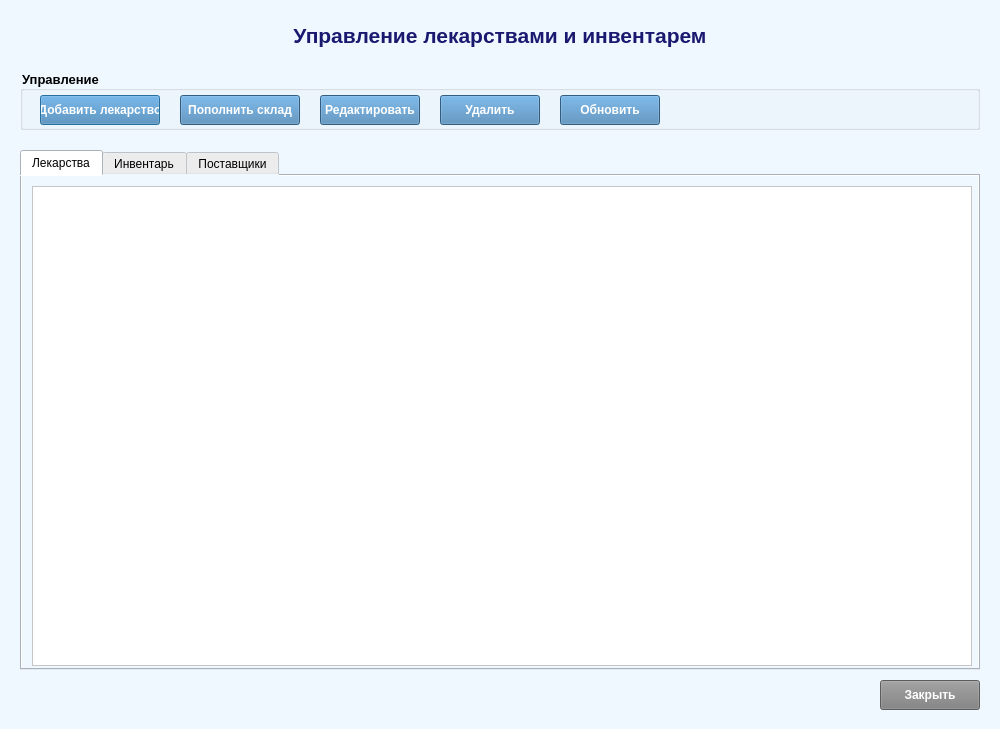
<?xml version="1.0" encoding="UTF-8"?>
<ui version="4.0">
 <class>ManageMedicinesDialog</class>
 <widget class="QDialog" name="ManageMedicinesDialog">
  <property name="geometry">
   <rect>
    <x>0</x>
    <y>0</y>
    <width>1000</width>
    <height>729</height>
   </rect>
  </property>
  <property name="windowTitle">
   <string>Управление лекарствами</string>
  </property>
  <property name="modal">
   <bool>true</bool>
  </property>
  <widget class="QWidget" name="centralwidget" native="true">
   <property name="geometry">
    <rect>
     <x>0</x>
     <y>0</y>
     <width>1001</width>
     <height>731</height>
    </rect>
   </property>
   <property name="styleSheet">
    <string notr="true">background-color: rgb(240, 248, 255);</string>
   </property>
   <widget class="QLabel" name="titleLabel">
    <property name="geometry">
     <rect>
      <x>20</x>
      <y>20</y>
      <width>960</width>
      <height>30</height>
     </rect>
    </property>
    <property name="font">
     <font>
      <pointsize>16</pointsize>
      <weight>75</weight>
      <bold>true</bold>
     </font>
    </property>
    <property name="styleSheet">
     <string notr="true">color: rgb(25, 25, 112);</string>
    </property>
    <property name="text">
     <string>Управление лекарствами и инвентарем</string>
    </property>
    <property name="alignment">
     <set>Qt::AlignCenter</set>
    </property>
   </widget>
   <widget class="QGroupBox" name="controlGroupBox">
    <property name="geometry">
     <rect>
      <x>20</x>
      <y>70</y>
      <width>960</width>
      <height>60</height>
     </rect>
    </property>
    <property name="font">
     <font>
      <pointsize>10</pointsize>
      <weight>75</weight>
      <bold>true</bold>
     </font>
    </property>
    <property name="title">
     <string>Управление</string>
    </property>
    <widget class="QPushButton" name="pushButton_add_medicine">
     <property name="geometry">
      <rect>
       <x>20</x>
       <y>25</y>
       <width>120</width>
       <height>30</height>
      </rect>
     </property>
     <property name="styleSheet">
      <string notr="true">background-color: rgb(70, 130, 180); color: white; font-weight: bold;</string>
     </property>
     <property name="text">
      <string>Добавить лекарство</string>
     </property>
    </widget>
    <widget class="QPushButton" name="pushButton_add_inventory">
     <property name="geometry">
      <rect>
       <x>160</x>
       <y>25</y>
       <width>120</width>
       <height>30</height>
      </rect>
     </property>
     <property name="styleSheet">
      <string notr="true">background-color: rgb(70, 130, 180); color: white; font-weight: bold;</string>
     </property>
     <property name="text">
      <string>Пополнить склад</string>
     </property>
    </widget>
    <widget class="QPushButton" name="pushButton_edit">
     <property name="geometry">
      <rect>
       <x>300</x>
       <y>25</y>
       <width>100</width>
       <height>30</height>
      </rect>
     </property>
     <property name="styleSheet">
      <string notr="true">background-color: rgb(70, 130, 180); color: white; font-weight: bold;</string>
     </property>
     <property name="text">
      <string>Редактировать</string>
     </property>
    </widget>
    <widget class="QPushButton" name="pushButton_delete">
     <property name="geometry">
      <rect>
       <x>420</x>
       <y>25</y>
       <width>100</width>
       <height>30</height>
      </rect>
     </property>
     <property name="styleSheet">
      <string notr="true">background-color: rgb(70, 130, 180); color: white; font-weight: bold;</string>
     </property>
     <property name="text">
      <string>Удалить</string>
     </property>
    </widget>
    <widget class="QPushButton" name="pushButton_refresh">
     <property name="geometry">
      <rect>
       <x>540</x>
       <y>25</y>
       <width>100</width>
       <height>30</height>
      </rect>
     </property>
     <property name="styleSheet">
      <string notr="true">background-color: rgb(70, 130, 180); color: white; font-weight: bold;</string>
     </property>
     <property name="text">
      <string>Обновить</string>
     </property>
    </widget>
   </widget>
   <widget class="QTabWidget" name="tabWidget">
    <property name="geometry">
     <rect>
      <x>20</x>
      <y>150</y>
      <width>960</width>
      <height>520</height>
     </rect>
    </property>
    <widget class="QWidget" name="medicinesTab">
     <attribute name="title">
      <string>Лекарства</string>
     </attribute>
     <widget class="QTableView" name="tableView_medicines">
      <property name="geometry">
       <rect>
        <x>10</x>
        <y>10</y>
        <width>940</width>
        <height>480</height>
       </rect>
      </property>
      <property name="styleSheet">
       <string notr="true">background-color: rgb(255, 255, 255);</string>
      </property>
      <property name="alternatingRowColors">
       <bool>true</bool>
      </property>
      <property name="selectionBehavior">
       <enum>QAbstractItemView::SelectRows</enum>
      </property>
     </widget>
    </widget>
    <widget class="QWidget" name="inventoryTab">
     <attribute name="title">
      <string>Инвентарь</string>
     </attribute>
     <widget class="QTableView" name="tableView_inventory">
      <property name="geometry">
       <rect>
        <x>10</x>
        <y>10</y>
        <width>940</width>
        <height>480</height>
       </rect>
      </property>
      <property name="styleSheet">
       <string notr="true">background-color: rgb(255, 255, 255);</string>
      </property>
      <property name="alternatingRowColors">
       <bool>true</bool>
      </property>
      <property name="selectionBehavior">
       <enum>QAbstractItemView::SelectRows</enum>
      </property>
     </widget>
    </widget>
    <widget class="QWidget" name="suppliersTab">
     <attribute name="title">
      <string>Поставщики</string>
     </attribute>
     <widget class="QTableView" name="tableView_suppliers">
      <property name="geometry">
       <rect>
        <x>10</x>
        <y>10</y>
        <width>940</width>
        <height>480</height>
       </rect>
      </property>
      <property name="styleSheet">
       <string notr="true">background-color: rgb(255, 255, 255);</string>
      </property>
      <property name="alternatingRowColors">
       <bool>true</bool>
      </property>
      <property name="selectionBehavior">
       <enum>QAbstractItemView::SelectRows</enum>
      </property>
     </widget>
    </widget>
   </widget>
   <widget class="QPushButton" name="pushButton_close">
    <property name="geometry">
     <rect>
      <x>880</x>
      <y>680</y>
      <width>100</width>
      <height>30</height>
     </rect>
    </property>
    <property name="styleSheet">
     <string notr="true">background-color: rgb(128, 128, 128); color: white; font-weight: bold;</string>
    </property>
    <property name="text">
     <string>Закрыть</string>
    </property>
   </widget>
  </widget>
 </widget>
 <resources/>
 <connections/>
</ui>
